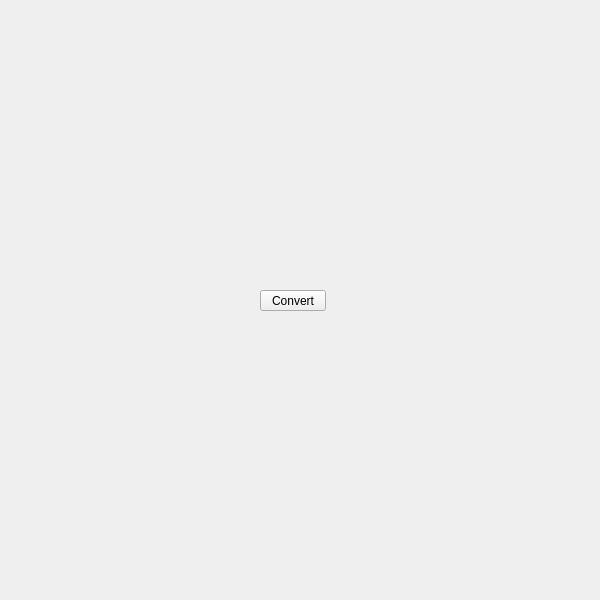
<?xml version="1.0" encoding="UTF-8"?>
<ui version="4.0">
 <class>QtUi</class>
 <widget class="QMainWindow" name="QtUi">
  <property name="enabled">
   <bool>true</bool>
  </property>
  <property name="geometry">
   <rect>
    <x>0</x>
    <y>0</y>
    <width>600</width>
    <height>600</height>
   </rect>
  </property>
  <property name="sizePolicy">
   <sizepolicy hsizetype="Ignored" vsizetype="Ignored">
    <horstretch>0</horstretch>
    <verstretch>0</verstretch>
   </sizepolicy>
  </property>
  <property name="minimumSize">
   <size>
    <width>0</width>
    <height>0</height>
   </size>
  </property>
  <property name="maximumSize">
   <size>
    <width>600</width>
    <height>600</height>
   </size>
  </property>
  <property name="cursor">
   <cursorShape>ArrowCursor</cursorShape>
  </property>
  <property name="windowTitle">
   <string>Toolkit</string>
  </property>
  <property name="whatsThis">
   <string>main</string>
  </property>
  <property name="toolButtonStyle">
   <enum>Qt::ToolButtonIconOnly</enum>
  </property>
  <property name="tabShape">
   <enum>QTabWidget::Triangular</enum>
  </property>
  <property name="dockNestingEnabled">
   <bool>true</bool>
  </property>
  <property name="dockOptions">
   <set>QMainWindow::AllowNestedDocks|QMainWindow::AllowTabbedDocks|QMainWindow::AnimatedDocks|QMainWindow::ForceTabbedDocks</set>
  </property>
  <widget class="QWidget" name="mainWindow">
   <property name="sizePolicy">
    <sizepolicy hsizetype="Ignored" vsizetype="Ignored">
     <horstretch>0</horstretch>
     <verstretch>0</verstretch>
    </sizepolicy>
   </property>
   <widget class="QPushButton" name="i002">
    <property name="geometry">
     <rect>
      <x>260</x>
      <y>290</y>
      <width>66</width>
      <height>21</height>
     </rect>
    </property>
    <property name="minimumSize">
     <size>
      <width>0</width>
      <height>21</height>
     </size>
    </property>
    <property name="maximumSize">
     <size>
      <width>66</width>
      <height>21</height>
     </size>
    </property>
    <property name="toolTip">
     <string>Preferences</string>
    </property>
    <property name="whatsThis">
     <string>preferences</string>
    </property>
    <property name="text">
     <string>Convert</string>
    </property>
   </widget>
  </widget>
 </widget>
 <resources/>
 <connections/>
 <designerdata>
  <property name="gridDeltaX">
   <number>5</number>
  </property>
  <property name="gridDeltaY">
   <number>10</number>
  </property>
  <property name="gridSnapX">
   <bool>true</bool>
  </property>
  <property name="gridSnapY">
   <bool>true</bool>
  </property>
  <property name="gridVisible">
   <bool>true</bool>
  </property>
 </designerdata>
</ui>
